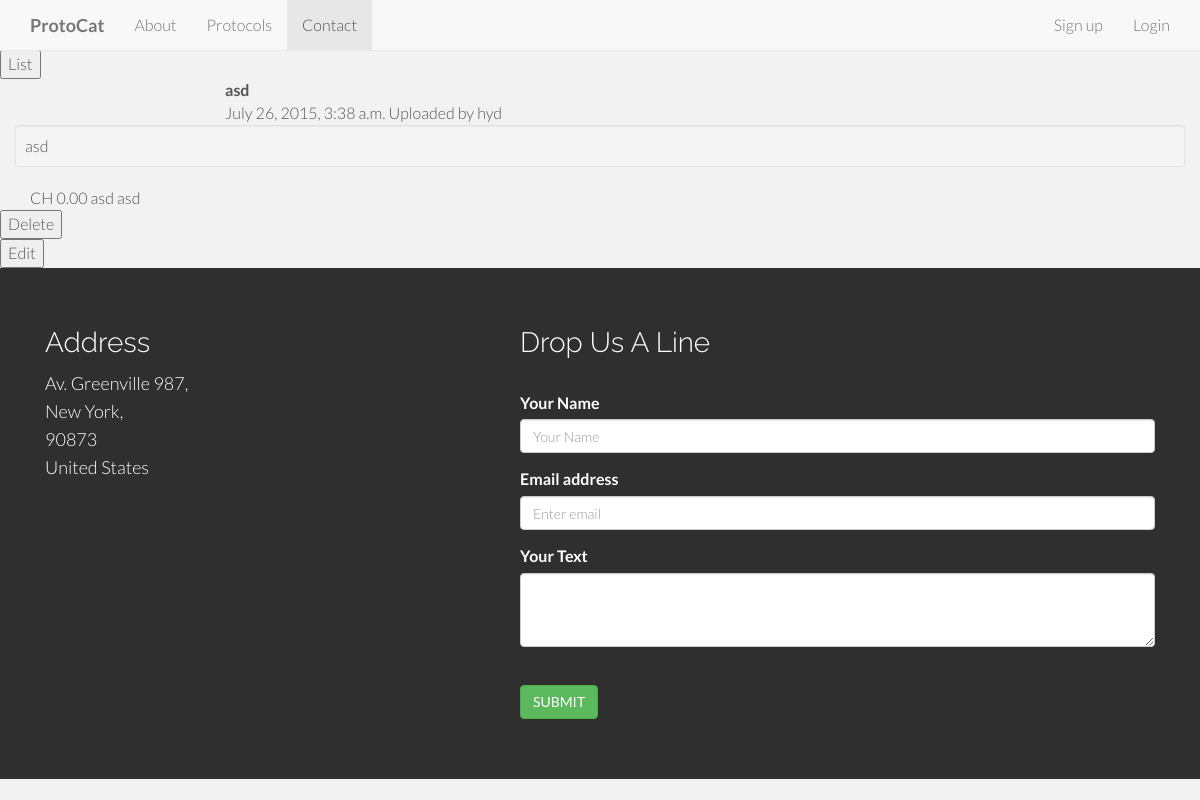
The app's page /protocol_display/10/, older data.
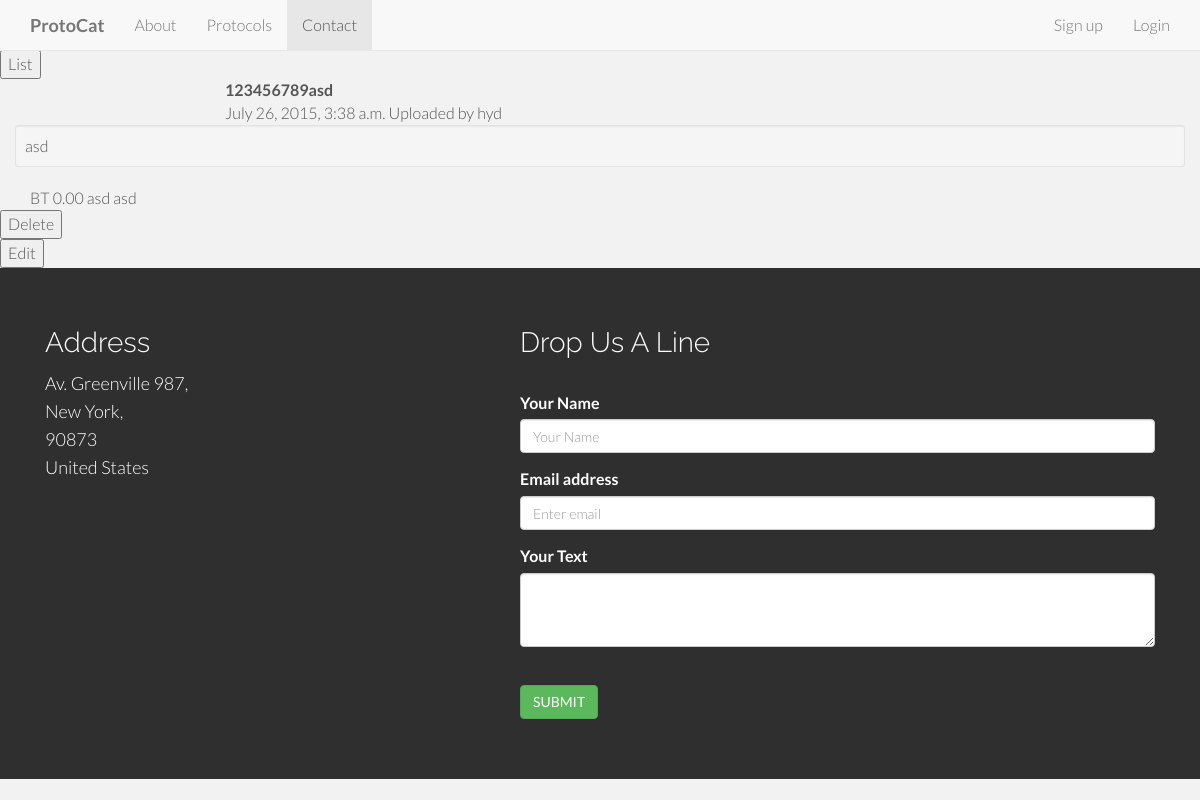
The same page, newer data.
### protocat_app/models.py (models this page shows)
class Protocol(models.Model):
    id = models.AutoField(primary_key=True)
    title = models.TextField()
    author = models.CharField(max_length=50)
    date_of_upload = datetime.now()
    description = models.TextField(default='')
    protocol_type = models.CharField(max_length=2, choices=PROTOCOL_TYPES, null=True)
    rating = models.DecimalField(
        validators=[MinValueValidator(0.0), MaxValueValidator(5.0)],
        max_digits=3, decimal_places=2, default=0.00)
    reagents = models.TextField(default='')
    protocol = models.TextField(default='')

### protocat_app/views.py (the view)
# urls.py: url(r'^protocol_display/(?P<protocol_id>[0-9]+)/$', views.protocol_display, name='protocol_display'),
def protocol_display(request, protocol_id):
    protocol_items = Protocol.objects.get(id=protocol_id)
    return render(request, 'protocat_app/protocol_display.html', {'protocol_items':protocol_items})

### protocat_app/templates/protocat_app/protocol_display.html (shortened to what this page needs)
{% extends 'base.html' %}
{% load staticfiles %}
{% block content %}
<form action="/protocol_list">
    <input type="submit" value="List">
</form>
    <div class="container">
        <div class="row">
            <div class="col-md-2"></div>
            <div class="col-md-8">
                <strong>{{protocol_items.title}}</strong>
                <br>
                {{protocol_items.date_of_upload}}
                Uploaded by {{protocol_items.author}}
            </div>
            <div class="col-md-2"></div>
        </div>
        <div class="row">
            <div class="well well-sm">{{protocol_items.description}}</div>
        </div>
        {{protocol_items.protocol_type}}
        {{protocol_items.rating}}
        {{protocol_items.reagents}}
        {{protocol_items.protocol}}
    </div>
    <form method="POST" action="/delete_protocol/{{protocol_items.id}}/">
        <input type="submit" value="Delete">
    </form>
    <form method="POST" action="/edit_protocol/{{protocol_items.id}}/">
        <input type="submit" value="Edit">
    </form>
{% endblock %}

### protocat_app/templates/base.html (shortened to what this page needs)
<!DOCTYPE html>
<html lang="en">
<head>
     {% load staticfiles %}
    <link rel="shortcut icon" href="{% static 'stylesheets/images/protocat.ico' %}">
    <link href="{% static 'stylesheets/bootstrap.min.css' %}" rel="stylesheet">
    <link href="{% static 'stylesheets/root_index.css' %}" rel="stylesheet">
</head>
<body>
    <div id="sidebar">
        {% block sidebar %}
          <body data-spy="scroll" data-offset="0" data-target="#navigation">
                <div id="navigation" class="navbar navbar-default navbar-fixed-top">
                  <div class="container">
                    <div class="navbar-header">
                      <a class="navbar-brand" href="/"><b>ProtoCat</b></a>
                    </div>
                    <div class="navbar-collapse collapse">
                        {% if not user.is_authenticated %}
                      <ul class="nav navbar-nav">
                        <li><a href="#desc" class="smothscroll">About</a></li>
                        <li><a href="#showcase" class="smothScroll">Protocols</a></li>
                        <li><a href="#contact" class="smothScroll">Contact</a></li>
                      </ul>
                      <ul class="nav navbar-nav navbar-right">
                          <li><a href="/user_registration" class="smothscroll">Sign up</a></li>
                          <li><a href="/user_authentication" class="smothScroll">Login</a></li>
                        {% endif %}
                    </div>
                  </div>
                </div>
        {% endblock %}
    </div>
    <div id="content">
        {% block content %}{% endblock %}
    </div>
    {% block footer %}
            <div id="footerwrap">
                <div class="container">
                    <div class="col-lg-5">
                        <h3>Address</h3>
                        <p>
                        Av. Greenville 987,<br/>
                        New York,<br/>
                        90873<br/>
                        United States
                        </p>
                    </div>
                    <div class="col-lg-7">
                        <h3>Drop Us A Line</h3>
                        <br>
                        <form role="form" action="#" method="post" enctype="plain">
                          <div class="form-group">
                            <label for="name1">Your Name</label>
                            <input type="name" name="Name" class="form-control" id="name1" placeholder="Your Name">
                          </div>
                          <div class="form-group">
                            <label for="email1">Email address</label>
                            <input type="email" name="Mail" class="form-control" id="email1" placeholder="Enter email">
                          </div>
                          <div class="form-group">
                            <label>Your Text</label>
                            <textarea class="form-control" name="Message" rows="3"></textarea>
                          </div>
                          <br>
                          <button type="submit" class="btn btn-large btn-success">SUBMIT</button>
                        </form>
                    </div>
                </div>
            </div>
    {% endblock %}
</body>
</html>

### protocat_app/static/stylesheets/root_index.css (style rules this page uses)
body { background-color: #f2f2f2; font-family: "Lato"; font-weight: 300; font-size: 16px; color: #555; padding-top: 50px; -webkit-font-smoothing: antialiased; -webkit-overflow-scrolling: touch; }
h1, h2, h3, h4, h5, h6 { font-family: "Raleway"; font-weight: 300; color: #333; }
p { line-height: 28px; margin-bottom: 25px; }
a { color: #3bc492; word-wrap: break-word; -webkit-transition: color 0.1s ease-in, background 0.1s ease-in; -moz-transition: color 0.1s ease-in, background 0.1s ease-in; -ms-transition: color 0.1s ease-in, background 0.1s ease-in; -o-transition: color 0.1s ease-in, background 0.1s ease-in; transition: color 0.1s ease-in, background 0.1s ease-in; }
a:before, a:after { -webkit-transition: color 0.1s ease-in, background 0.1s ease-in; -moz-transition: color 0.1s ease-in, background 0.1s ease-in; -ms-transition: color 0.1s ease-in, background 0.1s ease-in; -o-transition: color 0.1s ease-in, background 0.1s ease-in; transition: color 0.1s ease-in, background 0.1s ease-in; }
#footerwrap { background-color: #2f2f2f; color: white; padding-top: 40px; padding-bottom: 60px; text-align: left; }
#footerwrap h3 { font-size: 28px; color: white; }
#footerwrap p { color: white; font-size: 18px; }

Row changes from the older to the newer data that the page shows:
changed Protocol "hyd": title "asd" → "123456789asd"; protocol_type "CH" → "BT"
